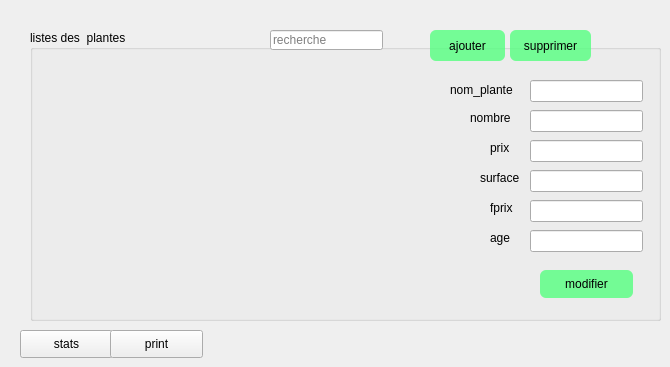
        <widget class="QWidget" name="tab_7">
         <attribute name="title">
          <string>plantes</string>
         </attribute>
         <widget class="QGroupBox" name="plante">
          <property name="geometry">
           <rect>
            <x>30</x>
            <y>30</y>
            <width>631</width>
            <height>291</height>
           </rect>
          </property>
          <property name="cursor">
           <cursorShape>ArrowCursor</cursorShape>
          </property>
          <property name="styleSheet">
           <string notr="true"/>
          </property>
          <property name="title">
           <string>listes des  plantes</string>
          </property>
          <widget class="QLineEdit" name="nomrecherche">
           <property name="geometry">
            <rect>
             <x>240</x>
             <y>0</y>
             <width>113</width>
             <height>20</height>
            </rect>
           </property>
           <property name="placeholderText">
            <string>recherche</string>
           </property>
          </widget>
          <widget class="QPushButton" name="ajouterplante">
           <property name="geometry">
            <rect>
             <x>400</x>
             <y>0</y>
             <width>75</width>
             <height>31</height>
            </rect>
           </property>
           <property name="styleSheet">
            <string notr="true">border-radius:6px;
background:rgba(85, 255, 127,0.8);</string>
           </property>
           <property name="text">
            <string>ajouter</string>
           </property>
           <property name="default">
            <bool>false</bool>
           </property>
          </widget>
          <widget class="QTableView" name="afficherplantes">
           <property name="geometry">
            <rect>
             <x>0</x>
             <y>50</y>
             <width>401</width>
             <height>241</height>
            </rect>
           </property>
           <property name="styleSheet">
            <string notr="true">    background:transparent;
color:blue;
</string>
           </property>
          </widget>
          <widget class="QPushButton" name="supprimerplante">
           <property name="geometry">
            <rect>
             <x>480</x>
             <y>0</y>
             <width>81</width>
             <height>31</height>
            </rect>
           </property>
           <property name="styleSheet">
            <string notr="true">border-radius:6px;
background:rgba(85, 255, 127,0.8);</string>
           </property>
           <property name="text">
            <string>supprimer</string>
           </property>
          </widget>
          <widget class="QPushButton" name="pushButton_19">
           <property name="geometry">
            <rect>
             <x>0</x>
             <y>30</y>
             <width>21</width>
             <height>21</height>
            </rect>
           </property>
           <property name="text">
            <string/>
           </property>
           <property name="icon">
            <iconset resource="resources.qrc">
             <normaloff>:/icon/Ressources/arrow-up-icon.png</normaloff>:/icon/Ressources/arrow-up-icon.png</iconset>
           </property>
           <property name="flat">
            <bool>true</bool>
           </property>
          </widget>
          <widget class="QPushButton" name="pushButton_20">
           <property name="geometry">
            <rect>
             <x>20</x>
             <y>30</y>
             <width>21</width>
             <height>21</height>
            </rect>
           </property>
           <property name="text">
            <string/>
           </property>
           <property name="icon">
            <iconset resource="resources.qrc">
             <normaloff>:/icon/Ressources/arrow-up-iconn.png</normaloff>:/icon/Ressources/arrow-up-iconn.png</iconset>
           </property>
           <property name="flat">
            <bool>true</bool>
           </property>
          </widget>
          <widget class="QPushButton" name="validrechercheplante">
           <property name="geometry">
            <rect>
             <x>354</x>
             <y>-4</y>
             <width>21</width>
             <height>28</height>
            </rect>
           </property>
           <property name="text">
            <string/>
           </property>
           <property name="icon">
            <iconset resource="resources.qrc">
             <normaloff>:/Ressources/zoom-search-2-icon.png</normaloff>:/Ressources/zoom-search-2-icon.png</iconset>
           </property>
           <property name="flat">
            <bool>true</bool>
           </property>
          </widget>
          <widget class="QLabel" name="label_17">
           <property name="geometry">
            <rect>
             <x>420</x>
             <y>50</y>
             <width>71</width>
             <height>20</height>
            </rect>
           </property>
           <property name="text">
            <string>nom_plante</string>
           </property>
          </widget>
          <widget class="QLineEdit" name="modnom">
           <property name="geometry">
            <rect>
             <x>500</x>
             <y>50</y>
             <width>113</width>
             <height>22</height>
            </rect>
           </property>
           <property name="readOnly">
            <bool>true</bool>
           </property>
          </widget>
          <widget class="QLineEdit" name="modnombre">
           <property name="geometry">
            <rect>
             <x>500</x>
             <y>80</y>
             <width>113</width>
             <height>22</height>
            </rect>
           </property>
          </widget>
          <widget class="QLineEdit" name="modprix">
           <property name="geometry">
            <rect>
             <x>500</x>
             <y>110</y>
             <width>113</width>
             <height>22</height>
            </rect>
           </property>
          </widget>
          <widget class="QLineEdit" name="modsurface">
           <property name="geometry">
            <rect>
             <x>500</x>
             <y>140</y>
             <width>113</width>
             <height>22</height>
            </rect>
           </property>
          </widget>
          <widget class="QLineEdit" name="modfprix">
           <property name="geometry">
            <rect>
             <x>500</x>
             <y>170</y>
             <width>113</width>
             <height>22</height>
            </rect>
           </property>
          </widget>
          <widget class="QLineEdit" name="modage">
           <property name="geometry">
            <rect>
             <x>500</x>
             <y>200</y>
             <width>113</width>
             <height>22</height>
            </rect>
           </property>
          </widget>
          <widget class="QLabel" name="label_18">
           <property name="geometry">
            <rect>
             <x>450</x>
             <y>140</y>
             <width>41</width>
             <height>16</height>
            </rect>
           </property>
           <property name="text">
            <string>surface</string>
           </property>
          </widget>
          <widget class="QLabel" name="label_23">
           <property name="geometry">
            <rect>
             <x>460</x>
             <y>170</y>
             <width>31</width>
             <height>16</height>
            </rect>
           </property>
           <property name="text">
            <string>fprix</string>
           </property>
          </widget>
          <widget class="QLabel" name="label_24">
           <property name="geometry">
            <rect>
             <x>460</x>
             <y>110</y>
             <width>31</width>
             <height>16</height>
            </rect>
           </property>
           <property name="text">
            <string>prix</string>
           </property>
          </widget>
          <widget class="QLabel" name="label_25">
           <property name="geometry">
            <rect>
             <x>460</x>
             <y>200</y>
             <width>31</width>
             <height>16</height>
            </rect>
           </property>
           <property name="text">
            <string>age</string>
           </property>
          </widget>
          <widget class="QLabel" name="label_26">
           <property name="geometry">
            <rect>
             <x>440</x>
             <y>80</y>
             <width>56</width>
             <height>16</height>
            </rect>
           </property>
           <property name="text">
            <string>nombre</string>
           </property>
          </widget>
          <widget class="QPushButton" name="mod">
           <property name="geometry">
            <rect>
             <x>510</x>
             <y>240</y>
             <width>93</width>
             <height>28</height>
            </rect>
           </property>
           <property name="styleSheet">
            <string notr="true">border-radius:6px;
background:rgba(85, 255, 127,0.8);</string>
           </property>
           <property name="text">
            <string>modifier</string>
           </property>
          </widget>
         </widget>
         <widget class="QPushButton" name="statplante">
          <property name="geometry">
           <rect>
            <x>20</x>
            <y>330</y>
            <width>93</width>
            <height>28</height>
           </rect>
          </property>
          <property name="text">
           <string>stats</string>
          </property>
         </widget>
         <widget class="QPushButton" name="printplante">
          <property name="geometry">
           <rect>
            <x>110</x>
            <y>330</y>
            <width>93</width>
            <height>28</height>
           </rect>
          </property>
          <property name="text">
           <string>print</string>
          </property>
         </widget>
        </widget>
